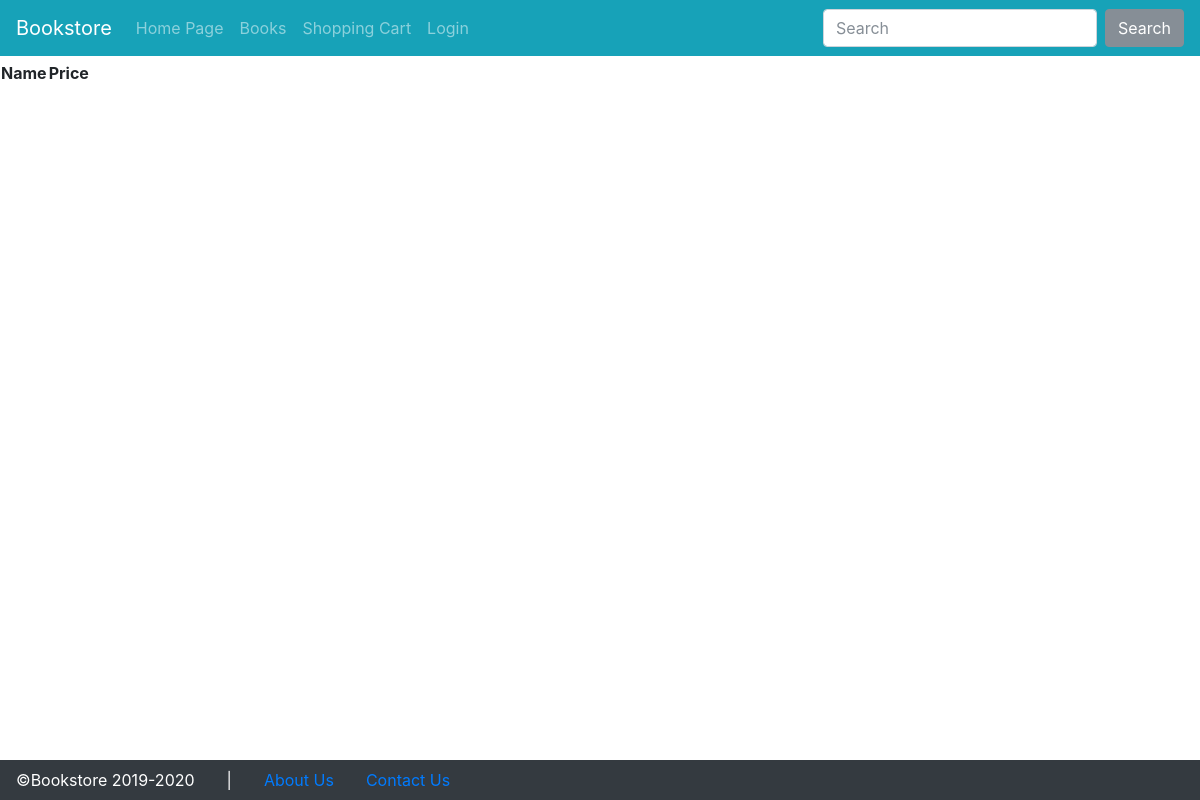
Page /index.php?p=catinfo&catid=12 on the earlier database version.
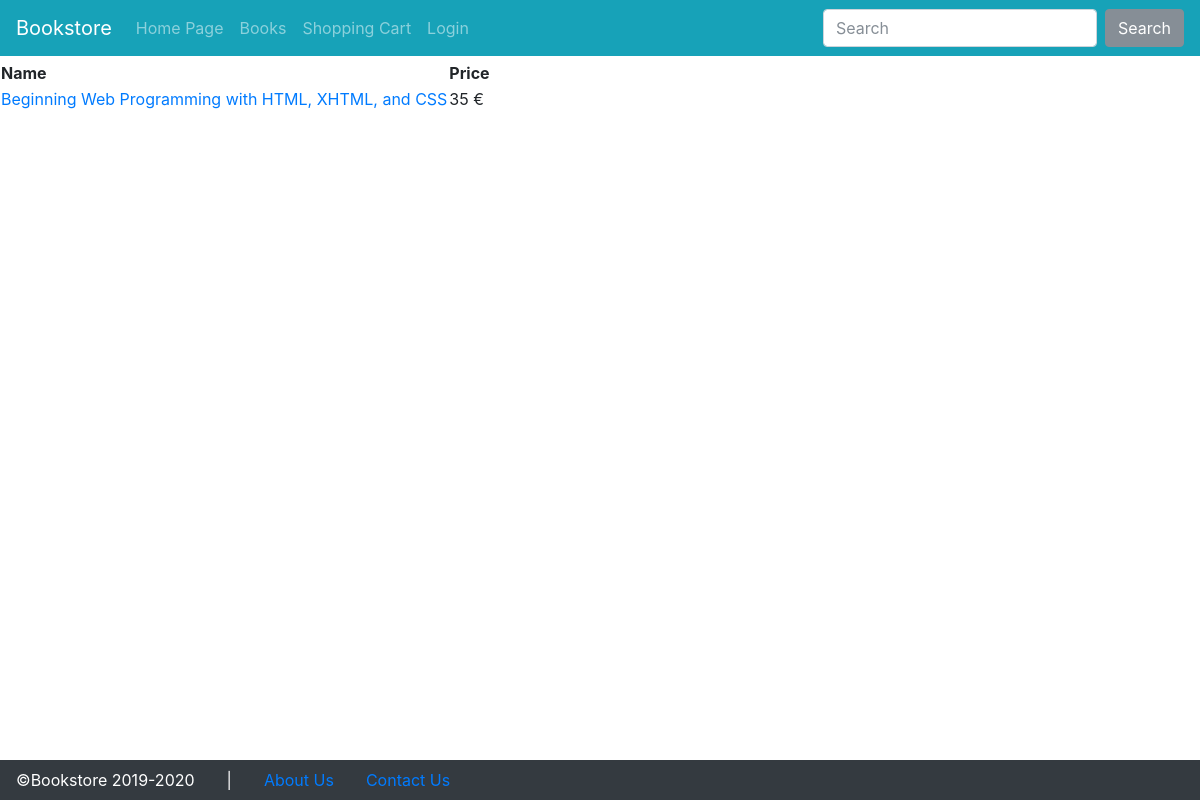
Same page on the later database version.
### tables this page shows
CREATE TABLE `product` (
  `ID` int(11) NOT NULL,
  `Title` varchar(200) DEFAULT NULL,
  `author` int(11) NOT NULL,
  `Description` varchar(500) DEFAULT NULL,
  `Price` float DEFAULT NULL,
  `stock` int(11) UNSIGNED NOT NULL DEFAULT 0,
  `Category` int(11) DEFAULT NULL,
  `image` text NOT NULL DEFAULT 'products/empty.png'
);

### internal/catinfo.php (the view)
<table>
<tr>
<th>Name</th>
<th>Price</th>
</tr>
<?php
$cat = $_REQUEST['catid'];
$sql = "select * from product where Category=?";
if( $stmt = $mysqli->prepare($sql) ) {
	$stmt->bind_param("i", $cat);
	$stmt->execute();
	$result = $stmt->get_result();
	while ($row = $result->fetch_assoc()) {
		print "<tr><td><a href='?p=productinfo&pid=$row[ID]'>$row[Title]</a></td>".
			"<td>$row[Price] &euro;</td></tr>";
	}
}
?>
</table>

### index.php (shortened to what this page needs)
<!doctype html>
<html lang="en">
<head>
    <link href="./bootstrap/bootstrap.min.css" rel="stylesheet">
    <link href="./bootstrap/dashboard.css" rel="stylesheet">
    <link href="./css/datatables.min.css" rel="stylesheet">
    <link href="./css/custom.css" rel="stylesheet">
    <link href="./css/toastr.min.css" rel="stylesheet">
  </head>
<body>
    <header>
      <nav id="topNavbar" class="navbar navbar-expand-<?php if($_SESSION['username']!='?') echo "lg"; else echo "md";?> navbar-dark bg-info">
        <a class="navbar-brand" href="#">Bookstore</a>
        <div class="collapse navbar-collapse" id="navbarsExampleDefault">
          <ul class="navbar-nav mr-auto">
          <?php if($_SESSION['is_admin']):?>
            <li class="nav-item<?php if($_SERVER['QUERY_STRING'] == 'p=book_manage') echo ' active';?>">
              <a class="nav-link" href="?p=book_manage">Book Management</a>
            </li>
            <li class="nav-item<?php if($_SERVER['QUERY_STRING'] == 'p=orders_manage') echo ' active';?>">
              <a class="nav-link" href="?p=orders_manage">Order Management</a>
            </li>
            <li class="nav-item">
              <a class="nav-link" href="?p=logout">Logout</a>
            </li>
          <?php else:?>
          <?php if($_SESSION['username']!='?'):?>
            <li class="nav-item<?php if($_SERVER['QUERY_STRING'] == '' || $_SERVER['QUERY_STRING'] == 'p=start') echo ' active';?>">
              <a class="nav-link" href="index.php?p=start">Home Page</a>
            </li>
            <li class="nav-item<?php if($_SERVER['QUERY_STRING'] == 'p=products') echo ' active';?>">
              <a class="nav-link" href="?p=products">All Books</a>
            </li>
            <li class="nav-item<?php if($_SERVER['QUERY_STRING'] == 'p=cart') echo ' active';?>">
              <a class="nav-link" href="?p=cart">Shopping Cart</a>
            </li>
            <li class="nav-item<?php if($_SERVER['QUERY_STRING'] == 'p=myorders') echo ' active';?>">
              <a class="nav-link " href="?p=myorders">My orders</a>
            </li>
            <li class="nav-item<?php if($_SERVER['QUERY_STRING'] == 'p=myinfo') echo ' active';?>">
              <a class="nav-link" href="?p=myinfo">My Account</a>
            </li>
            <li class="nav-item">
              <a class="nav-link" href="?p=logout">Logout</a>
            </li>
          <?php else:?>
            <li class="nav-item<?php if($_SERVER['QUERY_STRING'] == '' || $_SERVER['QUERY_STRING'] == 'p=start') echo ' active';?>">
              <a class="nav-link" href="index.php?p=start">Home Page</a>
            </li>
            <li class="nav-item<?php if($_SERVER['QUERY_STRING'] == 'p=products') echo ' active';?>">
              <a class="nav-link" href="?p=products">Books</a>
            </li>
            <li class="nav-item<?php if($_SERVER['QUERY_STRING'] == 'p=cart') echo ' active';?>">
              <a class="nav-link" href="?p=cart">Shopping Cart</a>
            </li>
            <li class="nav-item<?php if($_SERVER['QUERY_STRING'] == 'p=login') echo ' active';?>">
              <a class="nav-link" href="?p=login">Login</a>
            </li>
          <?php endif;?>
          <?php endif;?>
			</ul>
    <?php if(!$_SESSION['is_admin']): ?>
      <form class="form-inline my-2 my-lg-0">
        <input class="form-control mr-sm-2" type="search" placeholder="Search" aria-label="Search">
        <button class="btn btn-secondary my-2 my-sm-0" type="submit">Search</button>
      </form>
    <?php endif; ?>
        </div>
      </nav>
    </header>
<div class="container-fluid py-1 px-0" style="overflow: auto">
      <div class="row m-0">
<main id='maincontent' role="main" class="w-100 px-0">
<?php
$p = $_REQUEST['p'];
$pages = array('start','shopinfo','login','do_login','after_login','logout','myinfo','contact','products','cart','catinfo','productinfo','add_cart','empty_cart','buy_cart', 'orders_manage', 'book_manage');
foreach($pages as $pp) {
	if($pp==$p) {
		require "internal/$p.php";
	}
}
?>
     </main>
      </div>
    </div>
    <div id="bottomFooter" class="text-white bg-dark">
      <div class="row align-items-center mx-0">
        <div class="nav-link">
          &copy;Bookstore 2019-2020
        </div>
        <div class="nav-link">|</div>
        <a class="nav-link" href="?p=shopinfo">About Us</a>
        <a class="nav-link" href="?p=contact">Contact Us</a>
      </div>
    </div>
  </body>
</html>

### css/custom.css (style rules this page uses)
html, body { height: 100%; overflow: hidden; margin: 0; padding: 0; }

Differences in the rows shown:
now on this page (row edited): product: Title "Beginning Web Programming with HTML, XHTML, and CSS", Price "35"
